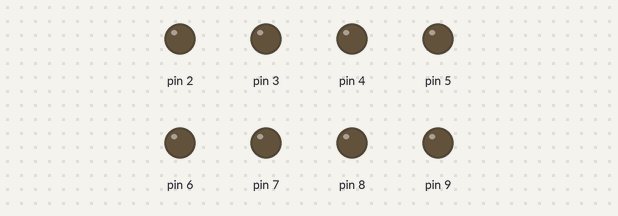
The sketch below on a simulated Arduino Uno, built with avr-gcc and run on an emulated ATmega328P. Shown: output pins drawn as LEDs (lit = HIGH).

Above: at 0.04 s.
Timing chart, 0 to 3.0 s (numbered marks = the images above):
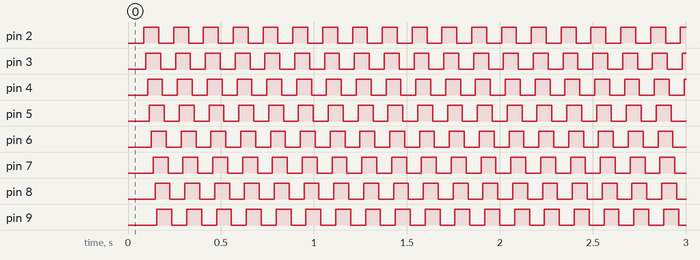

Measured:
- by itself, pin 2–9: alternates HIGH for 0.08 s and LOW for 0.08 s
- by itself, everything shown: repeats every 2.4 s, in 8 steps

The sketch:

audio_testing.ino
```cpp
const int speed = 5;

void setup() {
  // initialize digital pin 13 as an output.
  for (int i = 2; i < 10; i++) {
  pinMode(i, OUTPUT);
  }
}

// the loop function runs over and over again forever
void loop() {
  for (int i = 2; i < 10; i++) {
    digitalWrite(i, HIGH);
    delay(speed);
    digitalWrite(i, LOW);
    delay(speed);
  }
  for (int i = 2; i < 10; i++) {
    digitalWrite(i, LOW);
    delay(speed);
    digitalWrite(i, HIGH);
    delay(speed);
  }
                // wait for a second
}
```
